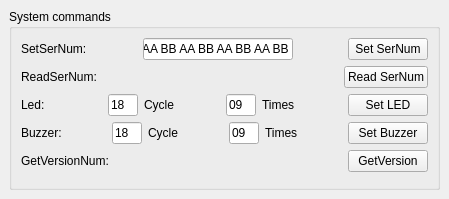
        <widget class="QWidget" name="systemTab">
         <attribute name="title">
          <string>System Setting</string>
         </attribute>
         <widget class="QGroupBox" name="commandBox">
          <property name="geometry">
           <rect>
            <x>9</x>
            <y>9</y>
            <width>431</width>
            <height>181</height>
           </rect>
          </property>
          <property name="title">
           <string>System commands</string>
          </property>
          <layout class="QGridLayout" name="gridLayout_3">
           <item row="2" column="0">
            <layout class="QHBoxLayout" name="horizontalLayout_7">
             <item>
              <widget class="QLabel" name="label_3">
               <property name="text">
                <string>Led:   </string>
               </property>
              </widget>
             </item>
             <item>
              <spacer name="horizontalSpacer_4">
               <property name="orientation">
                <enum>Qt::Horizontal</enum>
               </property>
               <property name="sizeHint" stdset="0">
                <size>
                 <width>40</width>
                 <height>20</height>
                </size>
               </property>
              </spacer>
             </item>
             <item>
              <layout class="QHBoxLayout" name="horizontalLayout_5">
               <item>
                <widget class="QLineEdit" name="ledcycleEdit">
                 <property name="maximumSize">
                  <size>
                   <width>30</width>
                   <height>16777215</height>
                  </size>
                 </property>
                 <property name="text">
                  <string>18</string>
                 </property>
                </widget>
               </item>
               <item>
                <widget class="QLabel" name="label_4">
                 <property name="text">
                  <string>Cycle</string>
                 </property>
                </widget>
               </item>
              </layout>
             </item>
             <item>
              <spacer name="horizontalSpacer_2">
               <property name="orientation">
                <enum>Qt::Horizontal</enum>
               </property>
               <property name="sizeHint" stdset="0">
                <size>
                 <width>40</width>
                 <height>20</height>
                </size>
               </property>
              </spacer>
             </item>
             <item>
              <layout class="QHBoxLayout" name="horizontalLayout_6">
               <item>
                <widget class="QLineEdit" name="ledtimesEdit">
                 <property name="maximumSize">
                  <size>
                   <width>30</width>
                   <height>16777215</height>
                  </size>
                 </property>
                 <property name="text">
                  <string>09</string>
                 </property>
                </widget>
               </item>
               <item>
                <widget class="QLabel" name="label_5">
                 <property name="text">
                  <string>Times</string>
                 </property>
                </widget>
               </item>
              </layout>
             </item>
             <item>
              <spacer name="horizontalSpacer_3">
               <property name="orientation">
                <enum>Qt::Horizontal</enum>
               </property>
               <property name="sizeHint" stdset="0">
                <size>
                 <width>40</width>
                 <height>20</height>
                </size>
               </property>
              </spacer>
             </item>
             <item>
              <widget class="QPushButton" name="setledButton">
               <property name="text">
                <string>Set LED</string>
               </property>
              </widget>
             </item>
            </layout>
           </item>
           <item row="3" column="0">
            <layout class="QHBoxLayout" name="horizontalLayout_8">
             <item>
              <widget class="QLabel" name="label_6">
               <property name="text">
                <string>Buzzer:</string>
               </property>
              </widget>
             </item>
             <item>
              <spacer name="horizontalSpacer_5">
               <property name="orientation">
                <enum>Qt::Horizontal</enum>
               </property>
               <property name="sizeHint" stdset="0">
                <size>
                 <width>40</width>
                 <height>20</height>
                </size>
               </property>
              </spacer>
             </item>
             <item>
              <layout class="QHBoxLayout" name="horizontalLayout_9">
               <item>
                <widget class="QLineEdit" name="bzrcycleEdit">
                 <property name="maximumSize">
                  <size>
                   <width>30</width>
                   <height>16777215</height>
                  </size>
                 </property>
                 <property name="text">
                  <string>18</string>
                 </property>
                </widget>
               </item>
               <item>
                <widget class="QLabel" name="label_7">
                 <property name="text">
                  <string>Cycle</string>
                 </property>
                </widget>
               </item>
              </layout>
             </item>
             <item>
              <spacer name="horizontalSpacer_6">
               <property name="orientation">
                <enum>Qt::Horizontal</enum>
               </property>
               <property name="sizeHint" stdset="0">
                <size>
                 <width>40</width>
                 <height>20</height>
                </size>
               </property>
              </spacer>
             </item>
             <item>
              <layout class="QHBoxLayout" name="horizontalLayout_10">
               <item>
                <widget class="QLineEdit" name="bzrtimesEdit">
                 <property name="maximumSize">
                  <size>
                   <width>30</width>
                   <height>16777215</height>
                  </size>
                 </property>
                 <property name="text">
                  <string>09</string>
                 </property>
                </widget>
               </item>
               <item>
                <widget class="QLabel" name="label_8">
                 <property name="text">
                  <string>Times</string>
                 </property>
                </widget>
               </item>
              </layout>
             </item>
             <item>
              <spacer name="horizontalSpacer_7">
               <property name="orientation">
                <enum>Qt::Horizontal</enum>
               </property>
               <property name="sizeHint" stdset="0">
                <size>
                 <width>40</width>
                 <height>20</height>
                </size>
               </property>
              </spacer>
             </item>
             <item>
              <widget class="QPushButton" name="setbuzzerButton">
               <property name="text">
                <string>Set Buzzer</string>
               </property>
              </widget>
             </item>
            </layout>
           </item>
           <item row="1" column="0">
            <layout class="QHBoxLayout" name="horizontalLayout_4">
             <item>
              <widget class="QLabel" name="label_2">
               <property name="text">
                <string>ReadSerNum:</string>
               </property>
              </widget>
             </item>
             <item>
              <spacer name="horizontalSpacer">
               <property name="orientation">
                <enum>Qt::Horizontal</enum>
               </property>
               <property name="sizeHint" stdset="0">
                <size>
                 <width>40</width>
                 <height>20</height>
                </size>
               </property>
              </spacer>
             </item>
             <item>
              <widget class="QPushButton" name="readsernumButton">
               <property name="text">
                <string>Read SerNum</string>
               </property>
              </widget>
             </item>
            </layout>
           </item>
           <item row="4" column="0">
            <layout class="QHBoxLayout" name="horizontalLayout_11">
             <item>
              <widget class="QLabel" name="label_9">
               <property name="text">
                <string>GetVersionNum:</string>
               </property>
              </widget>
             </item>
             <item>
              <spacer name="horizontalSpacer_8">
               <property name="orientation">
                <enum>Qt::Horizontal</enum>
               </property>
               <property name="sizeHint" stdset="0">
                <size>
                 <width>40</width>
                 <height>20</height>
                </size>
               </property>
              </spacer>
             </item>
             <item>
              <widget class="QPushButton" name="getverButton">
               <property name="text">
                <string>GetVersion</string>
               </property>
              </widget>
             </item>
            </layout>
           </item>
           <item row="0" column="0">
            <layout class="QHBoxLayout" name="horizontalLayout_3">
             <item>
              <widget class="QLabel" name="label">
               <property name="text">
                <string>SetSerNum:</string>
               </property>
              </widget>
             </item>
             <item>
              <spacer name="horizontalSpacer_10">
               <property name="orientation">
                <enum>Qt::Horizontal</enum>
               </property>
               <property name="sizeHint" stdset="0">
                <size>
                 <width>40</width>
                 <height>20</height>
                </size>
               </property>
              </spacer>
             </item>
             <item>
              <widget class="QLineEdit" name="sernumEdit">
               <property name="minimumSize">
                <size>
                 <width>150</width>
                 <height>0</height>
                </size>
               </property>
               <property name="text">
                <string>AA BB AA BB AA BB AA BB</string>
               </property>
              </widget>
             </item>
             <item>
              <spacer name="horizontalSpacer_9">
               <property name="orientation">
                <enum>Qt::Horizontal</enum>
               </property>
               <property name="sizeHint" stdset="0">
                <size>
                 <width>40</width>
                 <height>20</height>
                </size>
               </property>
              </spacer>
             </item>
             <item>
              <widget class="QPushButton" name="setsernumButton">
               <property name="text">
                <string>Set SerNum</string>
               </property>
              </widget>
             </item>
            </layout>
           </item>
           <item row="5" column="0">
            <spacer name="verticalSpacer_2">
             <property name="orientation">
              <enum>Qt::Vertical</enum>
             </property>
             <property name="sizeHint" stdset="0">
              <size>
               <width>20</width>
               <height>40</height>
              </size>
             </property>
            </spacer>
           </item>
          </layout>
         </widget>
        </widget>
